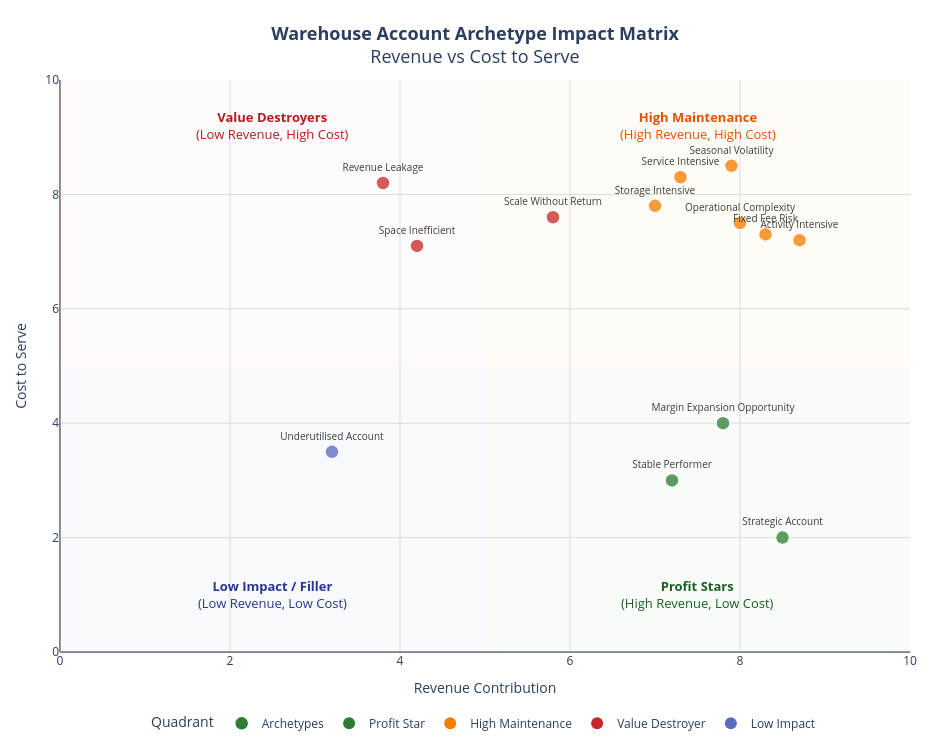

The notebook cell this image was saved under:
### Code cell
import plotly.graph_objects as go
import pandas as pd

# ============================================
# DATA: 13 Archetypes positioned on the matrix
# ============================================
archetypes = [
    # Profit Stars (High Revenue, Low Cost)
    {"archetype": "Strategic Account", "revenue": 8.5, "cost": 2.0, "quadrant": "Profit Star", 
     "desc": "High-value, efficient, long-term client. Protect & grow."},
    {"archetype": "Stable Performer", "revenue": 7.2, "cost": 3.0, "quadrant": "Profit Star", 
     "desc": "Consistent revenue with balanced, low-drama operations."},
    {"archetype": "Margin Expansion Opportunity", "revenue": 7.8, "cost": 4.0, "quadrant": "Profit Star", 
     "desc": "Good base with clear upside via pricing or efficiency."},

    # High Maintenance (High Revenue, High Cost)
    {"archetype": "Operational Complexity", "revenue": 8.0, "cost": 7.5, "quadrant": "High Maintenance", 
     "desc": "High revenue but disproportionate effort and exceptions."},
    {"archetype": "Service Intensive", "revenue": 7.3, "cost": 8.3, "quadrant": "High Maintenance", 
     "desc": "Labor-intensive services need proper costing."},
    {"archetype": "Activity Intensive", "revenue": 8.7, "cost": 7.2, "quadrant": "High Maintenance", 
     "desc": "High throughput. Labor cost recovery is critical."},
    {"archetype": "Storage Intensive", "revenue": 7.0, "cost": 7.8, "quadrant": "High Maintenance", 
     "desc": "High storage revenue but heavy space & holding cost."},
    {"archetype": "Seasonal Volatility", "revenue": 7.9, "cost": 8.5, "quadrant": "High Maintenance", 
     "desc": "Peak revenue but expensive capacity strain & idle periods."},
    {"archetype": "Fixed Fee Risk", "revenue": 8.3, "cost": 7.3, "quadrant": "High Maintenance", 
     "desc": "Large accounts on fixed pricing exposed to cost overruns."},

    # Value Destroyers (Low Revenue, High Cost)
    {"archetype": "Revenue Leakage", "revenue": 3.8, "cost": 8.2, "quadrant": "Value Destroyer", 
     "desc": "Costs exceed revenue. Direct profit destruction."},
    {"archetype": "Scale Without Return", "revenue": 5.8, "cost": 7.6, "quadrant": "Value Destroyer", 
     "desc": "Growing revenue but costs growing faster. Unprofitable growth."},
    {"archetype": "Space Inefficient", "revenue": 4.2, "cost": 7.1, "quadrant": "Value Destroyer", 
     "desc": "Consumes disproportionate space relative to revenue."},

    # Low Impact (Low Revenue, Low Cost)
    {"archetype": "Underutilised Account", "revenue": 3.2, "cost": 3.5, "quadrant": "Low Impact", 
     "desc": "Low activity but occupying space/resources. Opportunity cost."},
]

df = pd.DataFrame(archetypes)

# Color mapping by quadrant
color_map = {
    "Profit Star": "#2E7D32",       # Green
    "High Maintenance": "#F57C00",  # Orange
    "Value Destroyer": "#C62828",   # Red
    "Low Impact": "#5C6BC0"         # Indigo
}

df["color"] = df["quadrant"].map(color_map)

# ============================================
# CREATE INTERACTIVE PLOTLY MATRIX
# ============================================
fig = go.Figure()

# Add quadrant background rectangles
fig.add_shape(type="rect", x0=0, y0=5, x1=5, y1=10, fillcolor="#FFEBEE", opacity=0.25, line_width=0)  # Value Destroyer
fig.add_shape(type="rect", x0=5, y0=5, x1=10, y1=10, fillcolor="#FFF3E0", opacity=0.25, line_width=0) # High Maintenance
fig.add_shape(type="rect", x0=0, y0=0, x1=5, y1=5, fillcolor="#E8EAF6", opacity=0.25, line_width=0)  # Low Impact
fig.add_shape(type="rect", x0=5, y0=0, x1=10, y1=5, fillcolor="#E8F5E9", opacity=0.25, line_width=0) # Profit Star

# Add scatter points
fig.add_trace(go.Scatter(
    x=df["revenue"],
    y=df["cost"],
    mode="markers+text",
    text=df["archetype"],
    textposition="top center",
    textfont=dict(size=10, color="black"),
    marker=dict(
        size=14,
        color=df["color"],
        line=dict(width=1.5, color="white"),
        symbol="circle"
    ),
    customdata=df[["quadrant", "desc"]],
    hovertemplate=
        "<b>%{text}</b><br>" +
        "Quadrant: %{customdata[0]}<br>" +
        "Revenue: %{x:.1f} | Cost to Serve: %{y:.1f}<br>" +
        "%{customdata[1]}<br>" +
        "<extra></extra>",
    name="Archetypes"
))

# Add quadrant labels as annotations
fig.add_annotation(x=2.5, y=9.2, text="<b>Value Destroyers</b><br>(Low Revenue, High Cost)", 
                   showarrow=False, font=dict(size=13, color="#B71C1C"), align="center")
fig.add_annotation(x=7.5, y=9.2, text="<b>High Maintenance</b><br>(High Revenue, High Cost)", 
                   showarrow=False, font=dict(size=13, color="#E65100"), align="center")
fig.add_annotation(x=2.5, y=1.0, text="<b>Low Impact / Filler</b><br>(Low Revenue, Low Cost)", 
                   showarrow=False, font=dict(size=13, color="#283593"), align="center")
fig.add_annotation(x=7.5, y=1.0, text="<b>Profit Stars</b><br>(High Revenue, Low Cost)", 
                   showarrow=False, font=dict(size=13, color="#1B5E20"), align="center")

# Layout settings
fig.update_layout(
    title=dict(
        text="<b>Warehouse Account Archetype Impact Matrix</b><br>Revenue vs Cost to Serve",
        font=dict(size=18),
        x=0.5
    ),
    xaxis=dict(
        title="Revenue Contribution",
        range=[0, 10],
        dtick=2,
        gridcolor="lightgray",
        zerolinecolor="gray"
    ),
    yaxis=dict(
        title="Cost to Serve",
        range=[0, 10],
        dtick=2,
        gridcolor="lightgray",
        zerolinecolor="gray"
    ),
    width=950,
    height=750,
    plot_bgcolor="white",
    paper_bgcolor="white",
    hoverlabel=dict(bgcolor="white", font_size=12),
    legend=dict(
        title="Quadrant",
        orientation="h",
        yanchor="bottom",
        y=-0.15,
        xanchor="center",
        x=0.5
    ),
    margin=dict(l=60, r=40, t=80, b=80)
)

# Add quadrant legend items (invisible traces for legend)
for quad, color in color_map.items():
    fig.add_trace(go.Scatter(
        x=[None], y=[None],
        mode="markers",
        marker=dict(size=12, color=color),
        name=quad,
        showlegend=True
    ))

fig.show()

### Figure 1 — Plotly figure (JSON) as saved in the notebook; plotly's stock layout.template omitted (floating-point values rounded to 4 significant figures)
{"data": [{"customdata": [["Profit Star", "High-value, efficient, long-term client. Protect & grow."], ["Profit Star", "Consistent revenue with balanced, low-drama operations."], ["Profit Star", "Good base with clear upside via pricing or efficiency."], ["High Maintenance", "High revenue but disproportionate effort and exceptions."], ["High Maintenance", "Labor-intensive services need proper costing."], ["High Maintenance", "High throughput. Labor cost recovery is critical."], ["High Maintenance", "High storage revenue but heavy space & holding cost."], ["High Maintenance", "Peak revenue but expensive capacity strain & idle periods."], ["High Maintenance", "Large accounts on fixed pricing exposed to cost overruns."], ["Value Destroyer", "Costs exceed revenue. Direct profit destruction."], ["Value Destroyer", "Growing revenue but costs growing faster. Unprofitable growth."], ["Value Destroyer", "Consumes disproportionate space relative to revenue."], ["Low Impact", "Low activity but occupying space/resources. Opportunity cost."]], "hovertemplate": "<b>%{text}</b><br>Quadrant: %{customdata[0]}<br>Revenue: %{x:.1f} | Cost to Serve: %{y:.1f}<br>%{customdata[1]}<br><extra></extra>", "marker": {"color": ["#2E7D32", "#2E7D32", "#2E7D32", "#F57C00", "#F57C00", "#F57C00", "#F57C00", "#F57C00", "#F57C00", "#C62828", "#C62828", "#C62828", "#5C6BC0"], "line": {"color": "white", "width": 1.5}, "size": 14, "symbol": "circle"}, "mode": "markers+text", "name": "Archetypes", "text": ["Strategic Account", "Stable Performer", "Margin Expansion Opportunity", "Operational Complexity", "Service Intensive", "Activity Intensive", "Storage Intensive", "Seasonal Volatility", "Fixed Fee Risk", "Revenue Leakage", "Scale Without Return", "Space Inefficient", "Underutilised Account"], "textfont": {"color": "black", "size": 10}, "textposition": "top center", "type": "scatter", "x": [8.5, 7.2, 7.8, 8.0, 7.3, 8.7, 7.0, 7.9, 8.3, 3.8, 5.8, 4.2, 3.2], "y": [2.0, 3.0, 4.0, 7.5, 8.3, 7.2, 7.8, 8.5, 7.3, 8.2, 7.6, 7.1, 3.5]}, {"marker": {"color": "#2E7D32", "size": 12}, "mode": "markers", "name": "Profit Star", "showlegend": true, "type": "scatter", "x": [null], "y": [null]}, {"marker": {"color": "#F57C00", "size": 12}, "mode": "markers", "name": "High Maintenance", "showlegend": true, "type": "scatter", "x": [null], "y": [null]}, {"marker": {"color": "#C62828", "size": 12}, "mode": "markers", "name": "Value Destroyer", "showlegend": true, "type": "scatter", "x": [null], "y": [null]}, {"marker": {"color": "#5C6BC0", "size": 12}, "mode": "markers", "name": "Low Impact", "showlegend": true, "type": "scatter", "x": [null], "y": [null]}], "layout": {"annotations": [{"align": "center", "font": {"color": "#B71C1C", "size": 13}, "showarrow": false, "text": "<b>Value Destroyers</b><br>(Low Revenue, High Cost)", "x": 2.5, "y": 9.2}, {"align": "center", "font": {"color": "#E65100", "size": 13}, "showarrow": false, "text": "<b>High Maintenance</b><br>(High Revenue, High Cost)", "x": 7.5, "y": 9.2}, {"align": "center", "font": {"color": "#283593", "size": 13}, "showarrow": false, "text": "<b>Low Impact / Filler</b><br>(Low Revenue, Low Cost)", "x": 2.5, "y": 1}, {"align": "center", "font": {"color": "#1B5E20", "size": 13}, "showarrow": false, "text": "<b>Profit Stars</b><br>(High Revenue, Low Cost)", "x": 7.5, "y": 1}], "height": 750, "hoverlabel": {"bgcolor": "white", "font": {"size": 12}}, "legend": {"orientation": "h", "title": {"text": "Quadrant"}, "x": 0.5, "xanchor": "center", "y": -0.15, "yanchor": "bottom"}, "margin": {"b": 80, "l": 60, "r": 40, "t": 80}, "paper_bgcolor": "white", "plot_bgcolor": "white", "shapes": [{"fillcolor": "#FFEBEE", "line": {"width": 0}, "opacity": 0.25, "type": "rect", "x0": 0, "x1": 5, "y0": 5, "y1": 10}, {"fillcolor": "#FFF3E0", "line": {"width": 0}, "opacity": 0.25, "type": "rect", "x0": 5, "x1": 10, "y0": 5, "y1": 10}, {"fillcolor": "#E8EAF6", "line": {"width": 0}, "opacity": 0.25, "type": "rect", "x0": 0, "x1": 5, "y0": 0, "y1": 5}, {"fillcolor": "#E8F5E9", "line": {"width": 0}, "opacity": 0.25, "type": "rect", "x0": 5, "x1": 10, "y0": 0, "y1": 5}], "title": {"font": {"size": 18}, "text": "<b>Warehouse Account Archetype Impact Matrix</b><br>Revenue vs Cost to Serve", "x": 0.5}, "width": 950, "xaxis": {"dtick": 2, "gridcolor": "lightgray", "range": [0, 10], "title": {"text": "Revenue Contribution"}, "zerolinecolor": "gray"}, "yaxis": {"dtick": 2, "gridcolor": "lightgray", "range": [0, 10], "title": {"text": "Cost to Serve"}, "zerolinecolor": "gray"}}}
